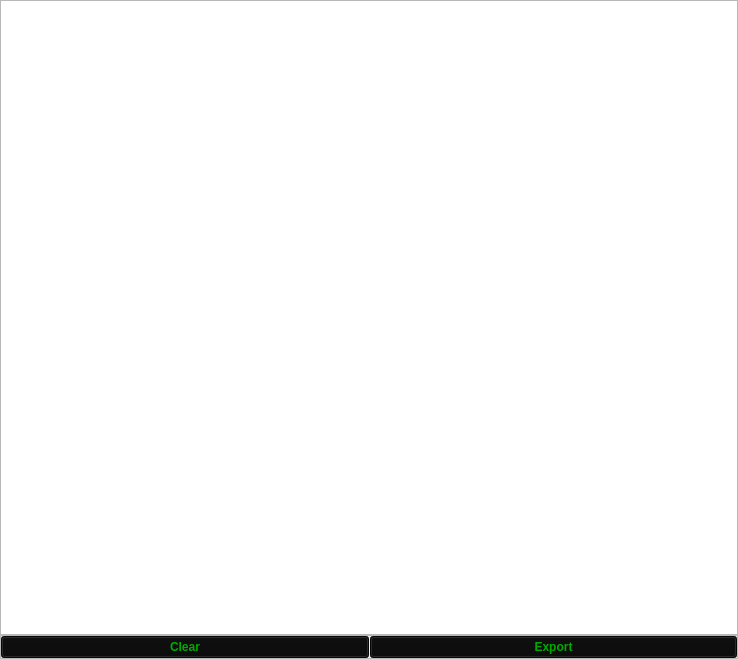
                      <widget class="QWidget" name="scrollAreaWidgetContents_8">
                       <property name="geometry">
                        <rect>
                         <x>0</x>
                         <y>0</y>
                         <width>738</width>
                         <height>659</height>
                        </rect>
                       </property>
                       <layout class="QGridLayout" name="gridLayout_4">
                        <property name="leftMargin">
                         <number>0</number>
                        </property>
                        <property name="topMargin">
                         <number>0</number>
                        </property>
                        <property name="rightMargin">
                         <number>0</number>
                        </property>
                        <property name="bottomMargin">
                         <number>0</number>
                        </property>
                        <property name="spacing">
                         <number>0</number>
                        </property>
                        <item row="2" column="0">
                         <widget class="QFrame" name="historyButtons">
                          <property name="minimumSize">
                           <size>
                            <width>0</width>
                            <height>0</height>
                           </size>
                          </property>
                          <property name="frameShape">
                           <enum>QFrame::StyledPanel</enum>
                          </property>
                          <property name="frameShadow">
                           <enum>QFrame::Raised</enum>
                          </property>
                          <layout class="QHBoxLayout" name="horizontalLayout_9">
                           <property name="spacing">
                            <number>1</number>
                           </property>
                           <property name="leftMargin">
                            <number>0</number>
                           </property>
                           <property name="topMargin">
                            <number>0</number>
                           </property>
                           <property name="rightMargin">
                            <number>0</number>
                           </property>
                           <property name="bottomMargin">
                            <number>0</number>
                           </property>
                           <item>
                            <widget class="QPushButton" name="historyButton">
                             <property name="font">
                              <font>
                               <family>Segoe UI</family>
                               <weight>75</weight>
                               <bold>true</bold>
                              </font>
                             </property>
                             <property name="toolTip">
                              <string>&lt;html&gt;&lt;head/&gt;&lt;body&gt;&lt;p&gt;This button clears the entire history list, excluding time of MasterAPP launch.&lt;/p&gt;&lt;/body&gt;&lt;/html&gt;</string>
                             </property>
                             <property name="styleSheet">
                              <string notr="true">background-color: rgb(10, 10, 10);
color: rgb(0, 170, 0);</string>
                             </property>
                             <property name="text">
                              <string>Clear</string>
                             </property>
                            </widget>
                           </item>
                           <item>
                            <widget class="QPushButton" name="historyButton_2">
                             <property name="font">
                              <font>
                               <family>Segoe UI</family>
                               <weight>75</weight>
                               <bold>true</bold>
                              </font>
                             </property>
                             <property name="toolTip">
                              <string>This variable exports history as a text file.</string>
                             </property>
                             <property name="styleSheet">
                              <string notr="true">background-color: rgb(10, 10, 10);
color: rgb(0, 170, 0);</string>
                             </property>
                             <property name="text">
                              <string>Export</string>
                             </property>
                            </widget>
                           </item>
                          </layout>
                         </widget>
                        </item>
                        <item row="1" column="0">
                         <widget class="QTextEdit" name="historyList">
                          <property name="font">
                           <font>
                            <family>Segoe UI</family>
                            <pointsize>9</pointsize>
                            <weight>75</weight>
                            <bold>true</bold>
                           </font>
                          </property>
                          <property name="styleSheet">
                           <string notr="true">background-color: rgb(0, 0, 0);
color: rgb(0, 170, 0);
QHeaderView::section {
background-color: rgb(170, 0, 0);
color: rgb(0, 170, 0);
}
</string>
                          </property>
                          <property name="sizeAdjustPolicy">
                           <enum>QAbstractScrollArea::AdjustToContentsOnFirstShow</enum>
                          </property>
                          <property name="readOnly">
                           <bool>true</bool>
                          </property>
                          <property name="html">
                           <string>&lt;!DOCTYPE HTML PUBLIC &quot;-//W3C//DTD HTML 4.0//EN&quot; &quot;http://www.w3.org/TR/REC-html40/strict.dtd&quot;&gt;
&lt;html&gt;&lt;head&gt;&lt;meta name=&quot;qrichtext&quot; content=&quot;1&quot; /&gt;&lt;style type=&quot;text/css&quot;&gt;
p, li { white-space: pre-wrap; }
&lt;/style&gt;&lt;/head&gt;&lt;body style=&quot; font-family:'Segoe UI'; font-size:9pt; font-weight:600; font-style:normal;&quot;&gt;
&lt;p style=&quot;-qt-paragraph-type:empty; margin-top:0px; margin-bottom:0px; margin-left:0px; margin-right:0px; -qt-block-indent:0; text-indent:0px;&quot;&gt;&lt;br /&gt;&lt;/p&gt;&lt;/body&gt;&lt;/html&gt;</string>
                          </property>
                         </widget>
                        </item>
                       </layout>
                      </widget>
